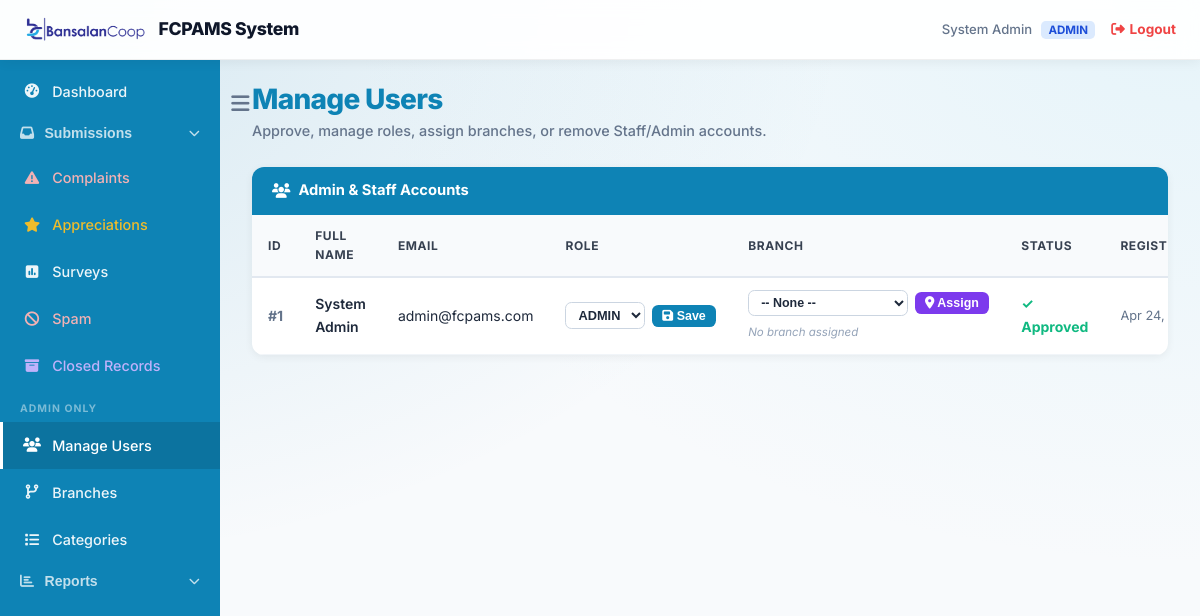
The page /admin/users.php (signed in) on the database its author committed.
### tables this page shows
CREATE TABLE IF NOT EXISTS users (
    id INT AUTO_INCREMENT PRIMARY KEY,
    name VARCHAR(255) NOT NULL,
    email VARCHAR(255) UNIQUE NOT NULL,
    password_hash VARCHAR(255) NOT NULL,
    role ENUM('ADMIN', 'STAFF') DEFAULT 'STAFF',
    branch_id INT,
    is_approved BOOLEAN DEFAULT FALSE,
    created_at TIMESTAMP DEFAULT CURRENT_TIMESTAMP,
    FOREIGN KEY (branch_id) REFERENCES branches(id) ON DELETE SET NULL
);

### admin/users.php (the view, shortened to what this page needs)
<?php
require_once '../config/db.php';
$users = $conn->query("SELECT u.*, b.name AS branch_name, COALESCE(b.is_ho, 0) AS is_ho
                        FROM users u
                        LEFT JOIN branches b ON u.branch_id = b.id
                        ORDER BY u.is_approved ASC, u.id DESC");
$branches = $conn->query("SELECT id, name, is_ho FROM branches ORDER BY is_ho DESC, name ASC");
include '../includes/admin_header.php';
include '../includes/admin_sidebar.php';
?>
<div class="fade-in">
    <div style="margin-bottom:1.5rem;">
        <h1 style="font-size:1.75rem;color:#0e83b5;margin-bottom:0.25rem;">Manage Users</h1>
        <p style="color:#64748b;font-size:0.9rem;">Approve, manage roles, assign branches, or remove Staff/Admin accounts.</p>
    </div>
    <div class="admin-table-wrapper">
        <div class="admin-table-header">
            <i class="fas fa-users"></i> Admin &amp; Staff Accounts
        </div>
        <div style="overflow-x:auto;">
        <table class="admin-table">
            <thead>
                <tr>
                    <th>ID</th>
                    <th>Full Name</th>
                    <th>Email</th>
                    <th>Role</th>
                    <th>Branch</th>
                    <th>Status</th>
                    <th>Registered</th>
                </tr>
            </thead>
            <tbody>
            <?php if ($users->num_rows > 0): ?>
                <?php while ($u = $users->fetch_assoc()): ?>
                <tr>
                    <td style="font-weight:700;color:#64748b;">#<?php echo $u['id']; ?></td>
                    <td style="font-weight:600;"><?php echo htmlspecialchars($u['name']); ?></td>
                    <td><?php echo htmlspecialchars($u['email']); ?></td>
                    <td>
                        <?php if ($u['id'] !== $_SESSION['user_id']): ?>
                        <form method="POST" style="display:inline-flex;gap:0.4rem;align-items:center;"
                              onsubmit="return confirmRoleChange(this)">
                            <select name="role"
                                    style="padding:0.25rem 0.5rem;border:1px solid #cbd5e1;border-radius:0.4rem;font-size:0.8rem;background:white;color:#1e293b;font-weight:600;cursor:pointer;">
                                <option value="ADMIN" <?php echo $u['role']==='ADMIN'?'selected':''; ?>>ADMIN</option>
                            </select>
                            <button type="submit"
                                    style="background:#0e83b5;color:white;border:none;border-radius:0.4rem;padding:0.25rem 0.65rem;font-size:0.78rem;cursor:pointer;font-weight:700;white-space:nowrap;">
                                <i class="fas fa-save"></i> Save
                            </button>
                        </form>
                        <?php else: ?>
                            <span style="background:#dbeafe;color:#1d4ed8;padding:0.2rem 0.6rem;border-radius:0.3rem;font-size:0.78rem;font-weight:700;"><?php echo $u['role']; ?> (You)</span>
                        <?php endif; ?>
                    </td>
                    <td>
                        <form method="POST" style="display:inline-flex;gap:0.4rem;align-items:center;"
                              onsubmit="return confirmBranchChange(this)">
                            <select name="branch_id"
                                    style="padding:0.25rem 0.5rem;border:1px solid #cbd5e1;border-radius:0.4rem;font-size:0.78rem;background:white;color:#1e293b;font-weight:600;cursor:pointer;max-width:160px;">
                                <option value="">-- None --</option>
                            </select>
                            <button type="submit"
                                    style="background:#7c3aed;color:white;border:none;border-radius:0.4rem;padding:0.25rem 0.65rem;font-size:0.78rem;cursor:pointer;font-weight:700;white-space:nowrap;">
                                <i class="fas fa-map-marker-alt"></i> Assign
                            </button>
                        </form>
                        <?php if (!empty($u['branch_name'])): ?>
                        <div style="margin-top:0.25rem;">
                            <?php if ($u['is_ho']): ?>
                            <span style="background:rgba(124,58,237,0.1);color:#7c3aed;border:1px solid rgba(124,58,237,0.3);border-radius:1rem;padding:0.15rem 0.5rem;font-size:0.7rem;font-weight:700;">
                                <i class="fas fa-building"></i> <?php echo htmlspecialchars($u['branch_name']); ?>
                            </span>
                            <?php else: ?>
                            <span style="background:rgba(14,131,181,0.1);color:#0e83b5;border:1px solid rgba(14,131,181,0.25);border-radius:1rem;padding:0.15rem 0.5rem;font-size:0.7rem;font-weight:700;">
                                <i class="fas fa-code-branch"></i> <?php echo htmlspecialchars($u['branch_name']); ?>
                            </span>
                            <?php endif; ?>
                        </div>
                        <?php else: ?>
                        <div style="margin-top:0.25rem;">
                            <span style="color:#94a3b8;font-size:0.72rem;font-style:italic;">No branch assigned</span>
                        </div>
                        <?php endif; ?>
                    </td>
                    <td>
                        <?php if ($u['is_approved']): ?>
                            <span style="color:#10b981;font-weight:700;">✓ Approved</span>
                        <?php else: ?>
                            <span style="color:#eab308;font-weight:700;">⏳ Pending</span>
                        <?php endif; ?>
                    </td>
                    <td style="font-size:0.8rem;color:#64748b;"><?php echo date('M d, Y', strtotime($u['created_at'])); ?></td>
                </tr>
                <?php endwhile; ?>
            <?php else: ?>
                <tr><td colspan="8" style="text-align:center;padding:2rem;color:#94a3b8;">No users found.</td></tr>
            <?php endif; ?>
            </tbody>
        </table>
        </div>
    </div>
</div>
<?php include '../includes/admin_footer.php'; ?>

### assets/css/main.css (style rules this page uses)
:root { --primary: #3b82f6; --primary-hover: #2563eb; --secondary: #6366f1; --secondary-hover: #4f46e5; --accent: #f43f5e; --bg-color: #f8fafc; --surface-color: #ffffff; --text-primary: #0f172a; --text-secondary: #334155; --border-color: #e2e8f0; --success: #10b981; --error: #ef4444; --font-family: 'Inter', system-ui, -apple-system, sans-serif; --glass-bg: rgba(255, 255, 255, 0.65); --glass-border: rgba(255, 255, 255, 0.8); --glass-shadow: 0 10px 40px 0 rgba(0, 0, 0, 0.08); }
* { box-sizing: border-box; margin: 0; padding: 0; }
h1, h2, h3, h4, h5, h6 { font-weight: 800; line-height: 1.1; letter-spacing: -0.025em; margin-bottom: 1.25rem; color: #1e293b; }
h1 { font-size: 3.2rem; }
p { margin-bottom: 1.25rem; color: var(--text-secondary); line-height: 1.7; font-weight: 500; }
.animate-fade-in, .fade-in { animation: fadeInUp 0.6s cubic-bezier(0.2, 0.8, 0.2, 1) forwards; }
body { font-family: var(--font-family); background: url('../../images/bcbldg.jpg') no-repeat center center fixed; background-size: cover; color: var(--text-primary); line-height: 1.6; min-height: 100vh; display: flex; flex-direction: column; }
.admin-table-wrapper { background: white; border-radius: 0.75rem; box-shadow: 0 2px 8px rgba(0,0,0,0.06); overflow: hidden; margin-bottom: 1.5rem; }
.admin-table-header { background-color: #0e83b5; color: white; padding: 0.75rem 1.25rem; font-weight: 700; font-size: 0.92rem; display: flex; align-items: center; gap: 0.5rem; }
.admin-table { width: 100%; border-collapse: collapse; }
.admin-table th { background: #f8fafc; color: #374151; padding: 0.7rem 1rem; font-size: 0.75rem; font-weight: 700; text-transform: uppercase; letter-spacing: 0.05em; text-align: left; border-bottom: 2px solid #e2e8f0; }
.admin-table td { padding: 0.75rem 1rem; border-bottom: 1px solid #f1f5f9; color: #1e293b; font-size: 0.875rem; vertical-align: middle; }

### rows shown on the page
users: id "1", name "System Admin", email "admin@fcpams.com", role "ADMIN", is_approved "✓ Approved", created_at "Apr 24,…"

### other values the page prints
$_SESSION['name'] "System Admin"
$_SESSION['role'] "ADMIN"
